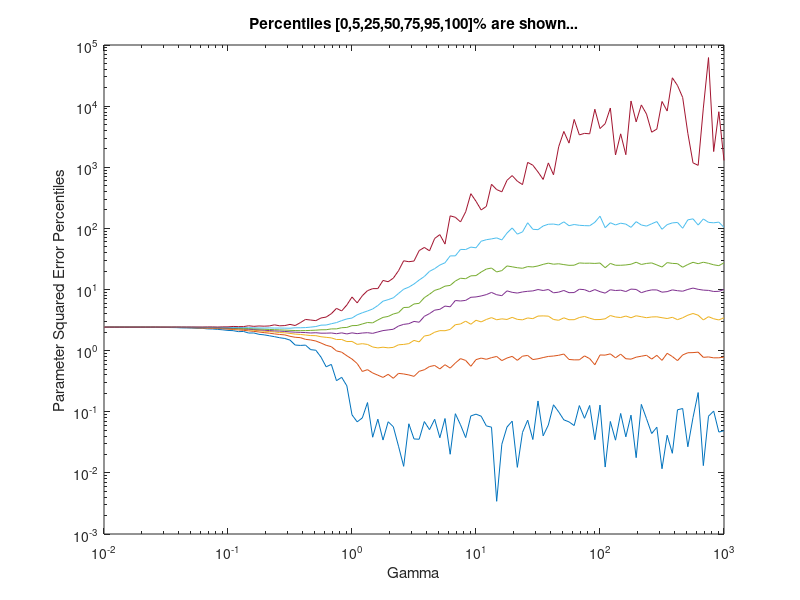

MATLAB code to generate this figure:
clear all, close all,

L = 3; % Polynomial order
sigma = 1e0; % AWG noise std
N = 10; % number of samples

wTrue = [randn(L,1);1]; % true parameters [a,b,c,d]

Ng = 2*6*10+1; Ns = 1000;
Gamma = 10.^linspace(-2,3,Ng); % parameter of prior
ParameterSquaredError = zeros(Ns,Ng);
for g = 1:Ng
    gamma = Gamma(g);
    for s = 1:Ns
        % Generate data
        x = 2*(rand(1,N)-0.5); v = sigma*randn(1,N);
        % Form transposed van der Monde matrix with N 
        % values in x up to polynomial power L
        PsiX = zeros(L+1,N); PsiX(1,:) = ones(1,N);
        for m = 1:L, PsiX(m+1,:) = x.^m; end,
        y = wTrue'*PsiX + v;
        % Estimate parameters with MAP for specified prior
        R = PsiX*PsiX'; q = PsiX*y'; 
        wMAP = inv(R+(sigma/gamma)^2*eye(L+1))*q;
        ParameterSquaredError(s,g) = norm(wMAP-wTrue)^2;
    end
end
Y = prctile(ParameterSquaredError,[0,5,25,50,75,95,100],1);
figure(1), loglog(Gamma,Y), 
xlabel('Gamma'), ylabel('Parameter Squared Error Percentiles'),
title('Percentiles [0,5,25,50,75,95,100]% are shown...'),

